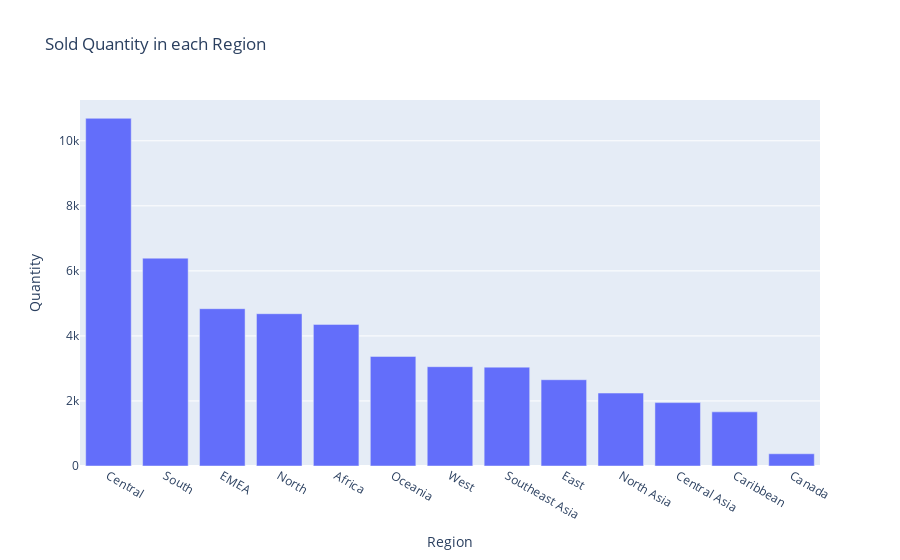

The notebook cell this image was saved under:
### Code cell
state_sales = df.groupby("Region")["Quantity"].count().sort_values(ascending = False)
state_sales = state_sales.reset_index()
plt.figure(figsize=(5,10))
px.bar(state_sales , x = "Region" , y = "Quantity" , title="Sold Quantity in each Region")

### Figure 1 — Plotly figure (JSON) as saved in the notebook; plotly's stock layout.template omitted (floating-point values rounded to 4 significant figures)
{"data": [{"alignmentgroup": "True", "hovertemplate": "Region=%{x}<br>Quantity=%{y}<extra></extra>", "legendgroup": "", "marker": {"color": "#636efa", "pattern": {"shape": ""}}, "name": "", "offsetgroup": "", "orientation": "v", "showlegend": false, "textposition": "auto", "type": "bar", "x": ["Central", "South", "EMEA", "North", "Africa", "Oceania", "West", "Southeast Asia", "East", "North Asia", "Central Asia", "Caribbean", "Canada"], "xaxis": "x", "y": [10692, 6391, 4837, 4683, 4355, 3370, 3054, 3040, 2653, 2243, 1949, 1665, 376], "yaxis": "y"}], "layout": {"barmode": "relative", "legend": {"tracegroupgap": 0}, "title": {"text": "Sold Quantity in each Region"}, "xaxis": {"anchor": "y", "domain": [0, 1], "title": {"text": "Region"}}, "yaxis": {"anchor": "x", "domain": [0, 1], "title": {"text": "Quantity"}}}}
